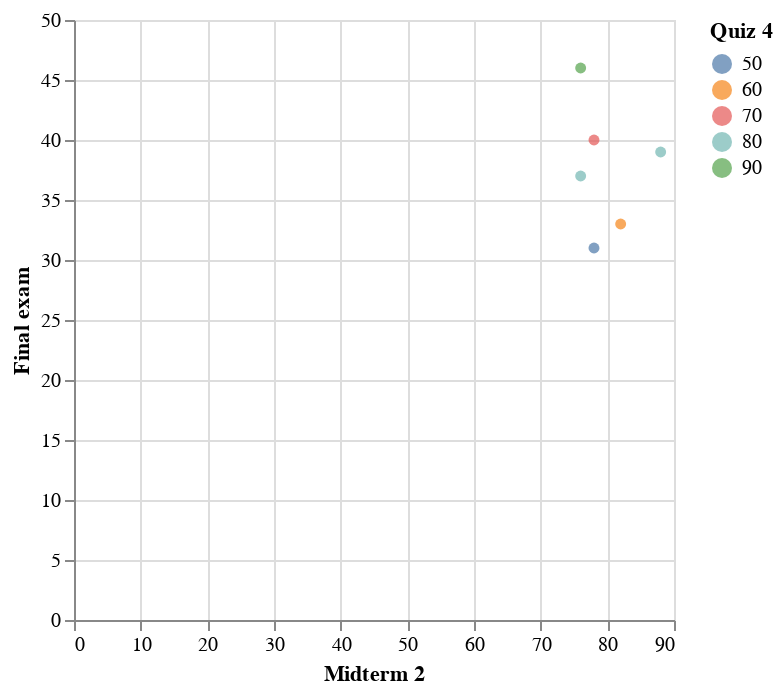

Write notebook code for a chart like this one.
### Markdown cell above
Add one or more additional visual channels (don't use `tooltip` here) to the chart (but not changing the `x` or `y` definitions) so that you can tell which of these students had the lowest score on Quiz 4.

Some options:
* `color` (you might want to use the encoding data type `:O` or `:N` to make the colors more distinct [Reference](https://altair-viz.github.io/user_guide/encoding.html#encoding-data-types)).
* `size`
* If you change to `mark_point`, you can use the `shape` visual channel.  I don't think `shape` works with quantitative data, so you need to use an encoding data type like `:N` in this case.  I personally prefer using `mark_point(filled=True)` over `mark_point()`.

### Code cell
alt.Chart(df_sub).mark_circle().encode(x = "Midterm 2", y = "Final exam", color="Quiz 4:N")

### Figure 1 — Vega-Lite specification as saved in the notebook (floating-point values rounded to 4 significant figures)
{"config": {"view": {"continuousWidth": 300, "continuousHeight": 300}}, "data": {"name": "data-0b454ce08ddce97cfd46440b4bc6290a"}, "mark": {"type": "circle"}, "encoding": {"color": {"field": "Quiz 4", "type": "nominal"}, "x": {"field": "Midterm 2", "type": "quantitative"}, "y": {"field": "Final exam", "type": "quantitative"}}, "$schema": "https://vega.github.io/schema/vega-lite/v5.20.1.json", "datasets": {"data-0b454ce08ddce97cfd46440b4bc6290a": [{"Student_id": 93619, "Quiz 1": 0, "Quiz 2": 40, "Midterm 1": 68, "Quiz 3": 100, "Quiz 4": 80, "Midterm 2": 88, "Quiz 5": 80, "Final exam": 39, "Webwork": 43, "Total": "F"}, {"Student_id": 63723, "Quiz 1": 0, "Quiz 2": 70, "Midterm 1": 60, "Quiz 3": 0, "Quiz 4": 90, "Midterm 2": 76, "Quiz 5": 60, "Final exam": 46, "Webwork": 32, "Total": "F"}, {"Student_id": 70693, "Quiz 1": 80, "Quiz 2": 70, "Midterm 1": 64, "Quiz 3": 100, "Quiz 4": 80, "Midterm 2": 76, "Quiz 5": 30, "Final exam": 37, "Webwork": 46, "Total": "F"}, {"Student_id": 93643, "Quiz 1": 60, "Quiz 2": 40, "Midterm 1": 50, "Quiz 3": 60, "Quiz 4": 50, "Midterm 2": 78, "Quiz 5": 70, "Final exam": 31, "Webwork": 91, "Total": "F"}, {"Student_id": 81308, "Quiz 1": 80, "Quiz 2": 50, "Midterm 1": 52, "Quiz 3": 80, "Quiz 4": 70, "Midterm 2": 78, "Quiz 5": 0, "Final exam": 40, "Webwork": 74, "Total": "F"}, {"Student_id": 93904, "Quiz 1": 100, "Quiz 2": 30, "Midterm 1": 46, "Quiz 3": 0, "Quiz 4": 60, "Midterm 2": 82, "Quiz 5": 0, "Final exam": 33, "Webwork": 27, "Total": "F"}]}}
